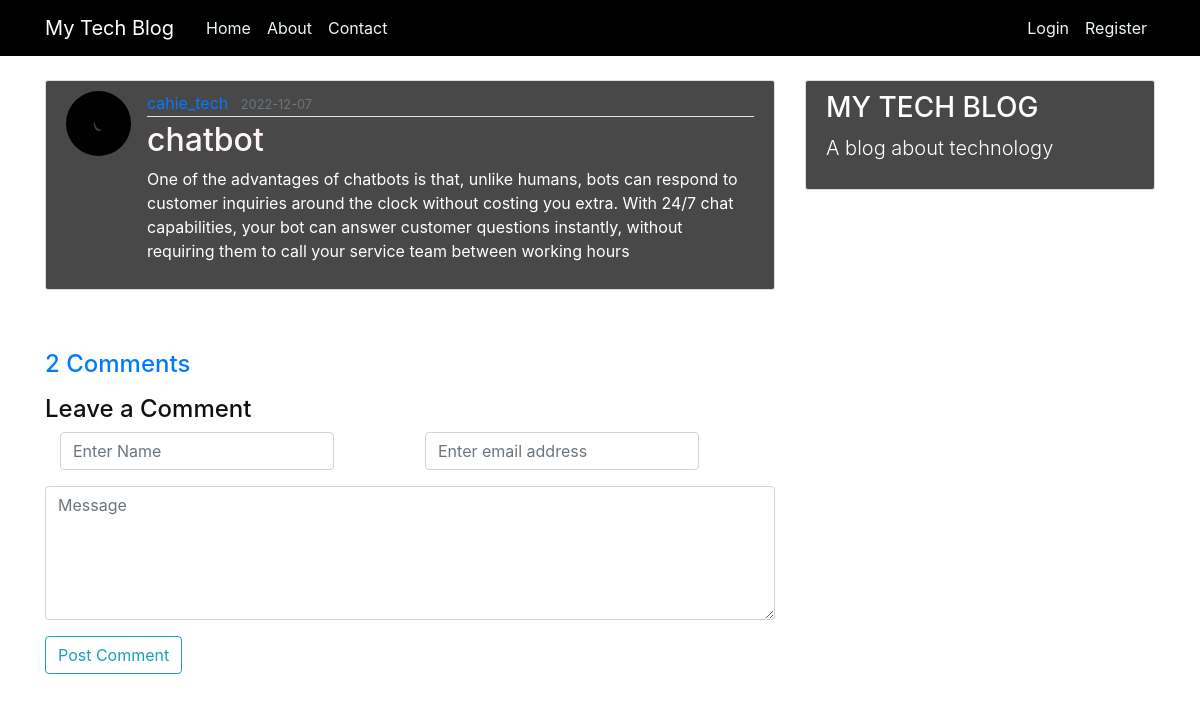
Page /post/9 on the committed database.
### flaskblog/models.py (models this page shows, shortened)
class User(db.Model, UserMixin):
    id = db.Column(db.Integer, primary_key=True)
    username = db.Column(db.String(20), unique=True, nullable=False)
    email = db.Column(db.String(120), unique=True, nullable=False)
    image_file = db.Column(db.String(20), nullable=False, default='default.jpg')
    password = db.Column(db.String(60), nullable=False)
    posts = db.relationship('Post', backref='author', lazy=True)
    comments = db.relationship('Comments', backref='user', lazy=True)

class Post(db.Model):
    id = db.Column(db.Integer, primary_key=True)
    title = db.Column(db.String(100), nullable=False)
    date_posted = db.Column(db.DateTime, nullable=False, default=datetime.utcnow)
    content = db.Column(db.Text, nullable=False)
    user_id = db.Column(db.Integer, db.ForeignKey('user.id'), nullable=False)
    comments = db.relationship('Comments', backref='post', lazy=True)

### flaskblog/posts/routes.py (the view)
@posts.route("/post/<int:post_id>")
def post(post_id):
    post = Post.query.get_or_404(post_id)
    return render_template('post.html', title=post.title, post=post)

### flaskblog/templates/post.html (shortened to what this page needs)
{% extends "layout.html" %}
{% block content %}
  <article class="media content-section">
    <img class="rounded-circle article-img" src="{{ url_for('static', filename='profile_pics/' + post.author.image_file) }}">
    <div class="media-body">
      <div class="article-metadata">
        <a class="mr-2" href="{{ url_for('users.user_posts', username=post.author.username) }}">{{ post.author.username }}</a>
        <small class="text-muted">{{ post.date_posted.strftime('%Y-%m-%d') }}</small>
      </div>
      <h2 class="article-title">{{ post.title }}</h2>
      <p class="article-content">{{ post.content }}</p>
    </div>
  </article>
  <br>
<p class="card-text">
    {% if post.comments|length > 0 %}
        <a data-toggle="collapse" href="#comments-{{ post.id }}" role="button">
            <h4>{{post.comments|length}} Comments</h4>
        </a>
    {% else %}
        <small class="text-muted"><h5>No Comment</h5></small>
    {% endif %}
</p>
<div class="comment-form">
    <h4>Leave a Comment</h4>
    <form method="POST" action="/create-comment/{{post.id}}">
        <div class="form-group form-inline">
          <div class="form-group col-lg-6 col-md-6 name">
            <input type="text" name="name" class="form-control" id="name" placeholder="Enter Name" onfocus="this.placeholder = ''" onblur="this.placeholder = 'Enter Name'">
          </div>
          <div class="form-group col-lg-6 col-md-6 email">
            <input type="email" name="email" class="form-control" id="email" placeholder="Enter email address" onfocus="this.placeholder = ''" onblur="this.placeholder = 'Enter email address'">
          </div>
        </div>
        <div class="form-group">
            <textarea name="text" class="form-control mb-10" rows="5" name="text" placeholder="Message" onfocus="this.placeholder = ''" onblur="this.placeholder = 'Messege'"></textarea>
        </div>
        <button type="submit" class="btn btn-outline-info ">Post Comment</button>
    </form>
</div>
{% endblock content %}

### flaskblog/static/main.css (style rules this page uses)
body::before { content: " "; height: 40px; }
.fmm h3, p { color: #fff; }
body { background: #fff; color: #27272b; margin-top: 5rem; }
h1, h2, h3, h4, h5, h6 { color: #140f0f; }
.content-section { background: #494848; color: #fff; padding: 10px 20px; border: 1px solid #dddddd; border-radius: 3px; margin-bottom: 20px; }
.article-title { color: #fdf5f5; }
.article-content { white-space: pre-line; }
.article-img { height: 65px; width: 65px; margin-right: 16px; }
.article-metadata { padding-bottom: 1px; margin-bottom: 4px; border-bottom: 1px solid #e3e3e3 }

### rows in the picture
User: image_file (picture), author.username "cahie_tech"
Post: date_posted "2022-12-07", title "chatbot", content "One of the advantages of chatbots is that, unlike humans, bots can respond to customer inquiries around the clock without costing you extra. With 24/7 chat capabilities, your bot can answer customer questions instantly, without requiring them to call your service team between working hours"
